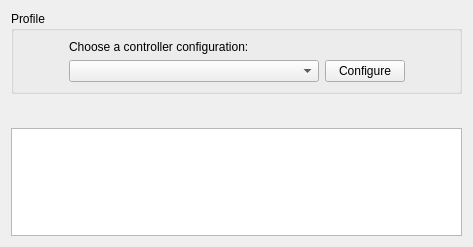
<?xml version="1.0" encoding="UTF-8"?>
<ui version="4.0">
 <class>ConfigureInputSimple</class>
 <widget class="QWidget" name="ConfigureInputSimple">
  <property name="geometry">
   <rect>
    <x>0</x>
    <y>0</y>
    <width>473</width>
    <height>247</height>
   </rect>
  </property>
  <property name="windowTitle">
   <string>ConfigureInputSimple</string>
  </property>
  <layout class="QVBoxLayout" name="verticalLayout_5">
   <item>
    <layout class="QVBoxLayout" name="verticalLayout">
     <item>
      <widget class="QGroupBox" name="gridGroupBox">
       <property name="title">
        <string>Profile</string>
       </property>
       <layout class="QGridLayout" name="gridLayout">
        <item row="1" column="2">
         <widget class="QPushButton" name="profile_configure">
          <property name="text">
           <string>Configure</string>
          </property>
         </widget>
        </item>
        <item row="1" column="0">
         <spacer name="horizontalSpacer">
          <property name="orientation">
           <enum>Qt::Horizontal</enum>
          </property>
          <property name="sizeHint" stdset="0">
           <size>
            <width>40</width>
            <height>20</height>
           </size>
          </property>
         </spacer>
        </item>
        <item row="1" column="3">
         <spacer name="horizontalSpacer_2">
          <property name="orientation">
           <enum>Qt::Horizontal</enum>
          </property>
          <property name="sizeHint" stdset="0">
           <size>
            <width>40</width>
            <height>20</height>
           </size>
          </property>
         </spacer>
        </item>
        <item row="1" column="1">
         <widget class="QComboBox" name="profile_combobox">
          <property name="minimumSize">
           <size>
            <width>250</width>
            <height>0</height>
           </size>
          </property>
         </widget>
        </item>
        <item row="0" column="1" colspan="2">
         <widget class="QLabel" name="label">
          <property name="text">
           <string>Choose a controller configuration:</string>
          </property>
         </widget>
        </item>
       </layout>
      </widget>
     </item>
    </layout>
   </item>
   <item>
    <spacer name="verticalSpacer">
     <property name="orientation">
      <enum>Qt::Vertical</enum>
     </property>
     <property name="sizeHint" stdset="0">
      <size>
       <width>20</width>
       <height>40</height>
      </size>
     </property>
    </spacer>
   </item>
   <item>
    <widget class="QTextBrowser" name="error_view">
     <property name="maximumSize">
      <size>
       <width>16777215</width>
       <height>120</height>
      </size>
     </property>
    </widget>
   </item>
  </layout>
 </widget>
 <resources/>
 <connections/>
</ui>
